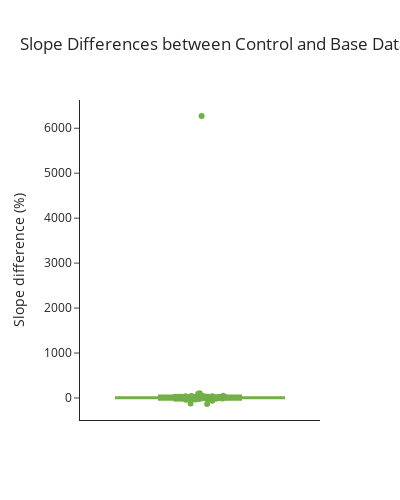

Write notebook code for a chart like this one.
### Code cell
# Boxplot of slope differences
fig = go.Figure()
fig.add_trace(go.Box(
    y=slope_differences,
    name='',
    marker_color='rgb(115,175,72)',
    boxpoints='all',
    jitter=0.3,
    pointpos=0,
    showlegend=False
))
fig.update_layout(
    title='Slope Differences between Control and Base Data',
    yaxis_title='Slope difference (%)',
    height=500,
    width=400,
    template='simple_white'
)
fig.update_layout(
    xaxis=dict(
        range=[-0.35, 0.35],
        tickvals=[],  # optional: removes tick labels
    )
)

fig.show()

### Figure 1 — Plotly figure (JSON) as saved in the notebook; plotly's stock layout.template omitted (floating-point values rounded to 4 significant figures)
{"data": [{"boxpoints": "all", "jitter": 0.3, "marker": {"color": "rgb(115,175,72)"}, "name": "", "pointpos": 0, "showlegend": false, "type": "box", "y": [1.256, -4.088, 9.286, -6.402, 14.51, 20.51, 22.75, 32.29, 17.82, 102.6, -2.492, -1.121, 29.08, 19.23, -37.29, -1.316, -14.57, 13.42, 3.153, 27.42, -8.71, -2.167, -0.5359, -7.505, -6.676, 13.41, 16.88, 40.77, -0.9137, 16.61, -4.0, 17.16, -12.21, -0.3563, 26.72, 11.83, -4.786, -15.62, 6.162, -3.692, 9.79, 10.67, 13.65, 52.39, 21.45, 23.38, 21.34, -22.27, 27.8, -31.97, 16.34, 0.6689, -25.45, 56.69, -17.23, -2.072, -3.979, 1.713, -0.3615, -61.12, -16.46, 24.01, 16.76, 3.037, 10.37, -18.63, 5.022, 44.31, 4.6, 14.9, 10.01, 41.16, -6.06, 19.72, -0.6695, -8.233, 6272.0, -2.707, 55.01, -12.62, -133.8, -1.22, -10.92, 12.19, 92.63, 39.21, -17.45, 10.74, 7.721, -8.593, -19.1, 9.186, -14.53, 52.11, -123.6, 4.176, -6.368, 26.04, 9.685, 17.69]}], "layout": {"height": 500, "title": {"text": "Slope Differences between Control and Base Data"}, "width": 400, "xaxis": {"range": [-0.35, 0.35], "tickvals": []}, "yaxis": {"title": {"text": "Slope difference (%)"}}}}
